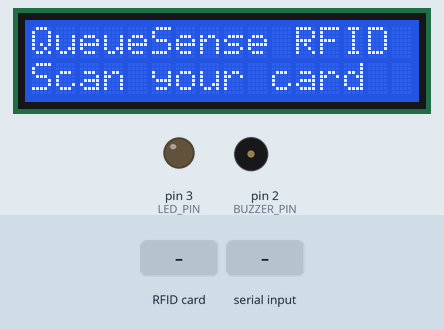
Simulated run of this sketch. Board: Arduino Uno, built with avr-gcc and run on an emulated ATmega328P. Parts: 16×2 character LCD, output pins drawn as LEDs (lit = HIGH), buzzer (waves = sounding, pin HIGH). The test bench sets the inputs (shaded band). Pins used as bus, display or sensor lines are not drawn; what the sketch prints to the serial monitor is not drawn.

Above: at 1.3 s.
1.4 s: RFID card 7B 8B F2 06 held to the reader
At 2.0 s:
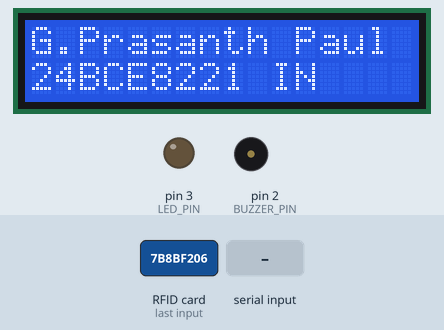
3.0 s: "BUZZER,ON\n" received over Serial
At 4.2 s:
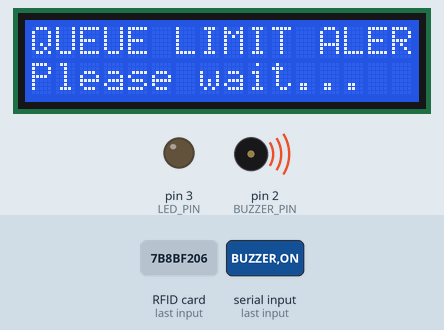
4.5 s: RFID card C1 A9 F8 68 held to the reader
At 5.7 s:
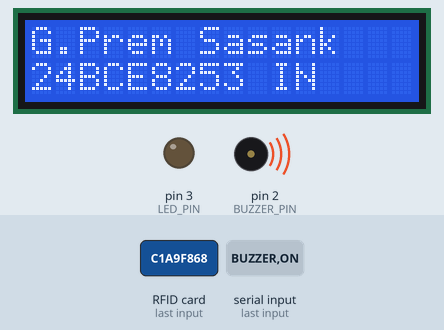
6.0 s: RFID card D1 15 77 68 held to the reader
At 6.5 s:
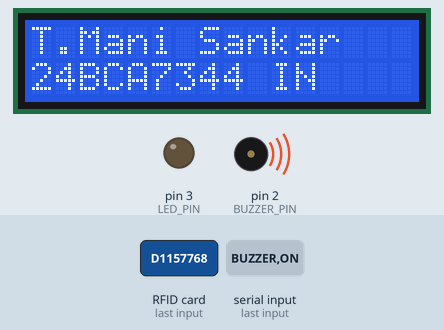
7.5 s: RFID card 5E 7A 19 C4 held to the reader
At 7.8 s:
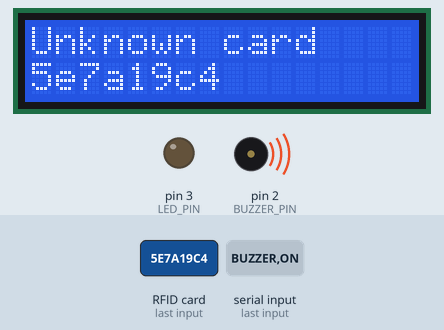
9.0 s: RFID card 7B 8B F2 06 held to the reader
At 9.4 s:
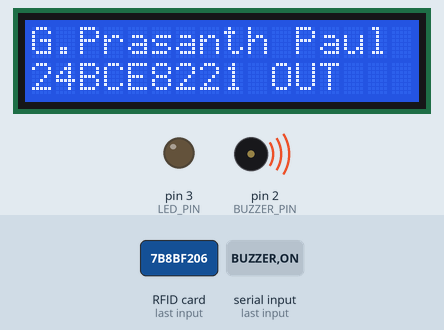
Timing chart, 0 to 11.5 s (numbered marks = the images above; inputs shaded):
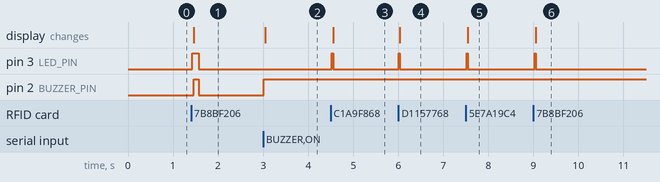

Measured:
- after the input at 1.4 s, pin 3 (LED_PIN): LOW → HIGH at once, → LOW 0.15 s later; pin 2 (BUZZER_PIN): LOW → HIGH after 0.05 s, → LOW 0.12 s later; the display: changes after 0.05 s (image 1)
- after the input at 3.0 s, pin 2 (BUZZER_PIN): LOW → HIGH at once; the display: changes at once (image 2)
- after the input at 4.5 s, pin 3 (LED_PIN): LOW → HIGH at once, → LOW 0.03 s later; the display: changes after 0.05 s (image 3)
- after the input at 6.0 s, pin 3 (LED_PIN): LOW → HIGH at once, → LOW 0.03 s later; the display: changes at once (image 4)
- after the input at 7.5 s, pin 3 (LED_PIN): LOW → HIGH at once, → LOW 0.02 s later; the display: changes at once (image 5)
- after the input at 9.0 s, pin 3 (LED_PIN): LOW → HIGH at once, → LOW 0.03 s later; the display: changes after 0.06 s (image 6)

The sketch:

QueueSense_RFID.ino
```cpp
/*
 * QueueSense – Smart Queue Intelligence System
 * Arduino Uno Firmware: RFID Attendance & Hardware Queue Alarm
 *
 * Hardware Wiring:
 * ----------------
 * RC522 RFID Reader:
 *   - VCC    -> 3.3V (Do NOT connect to 5V!)
 *   - RST    -> Pin 9
 *   - GND    -> GND
 *   - MISO   -> Pin 12
 *   - MOSI   -> Pin 11
 *   - SCK    -> Pin 13
 *   - SDA/SS -> Pin 10
 *
 * I2C 16x2 LCD (PCF8574):
 *   - VCC    -> 5V
 *   - GND    -> GND
 *   - SDA    -> A4 (or dedicated SDA pin)
 *   - SCL    -> A5 (or dedicated SCL pin)
 *   * Note: Default I2C address is 0x27 (or 0x3F). If blank, adjust the contrast trimmer potentiometer.
 *
 * Actuators & Indicators:
 *   - Buzzer (+) -> Pin 2 (Active buzzer, GND to Arduino GND)
 *   - LED (+)    -> Pin 3 (through 220-330 ohm resistor to GND)
 *
 * Serial Protocol (9600 Baud):
 * ----------------------------
 * Arduino -> Python:
 *   QUEUESENSE_READY
 *   RFID,<card_uid>,<roll_number>,<student_name>,ENTRY
 *   RFID,<card_uid>,<roll_number>,<student_name>,EXIT
 *   RFID,<card_uid>,,Unknown,UNKNOWN
 *
 * Python -> Arduino:
 *   BUZZER,ON   (Queue limit exceeded -> continuous buzzer + LCD alert)
 *   BUZZER,OFF  (All queues normal -> buzzer off + LCD idle screen)
 */

#include <SPI.h>
#include <MFRC522.h>
#include <Wire.h>
#include <LiquidCrystal_I2C.h>

#define SS_PIN 10
#define RST_PIN 9
#define BUZZER_PIN 2
#define LED_PIN 3

MFRC522 rfid(SS_PIN, RST_PIN);
LiquidCrystal_I2C lcd(0x27, 16, 2); // If blank, verify address (often 0x3F) and contrast trimmer.

struct Student {
  const char* uid;
  const char* roll;
  const char* name;
  bool inside;
};

Student students[] = {
  {"7b8bf206", "24BCE8221", "G.Prasanth Paul", false},
  {"c1a9f868", "24BCE8253", "G.Prem Sasank", false},
  {"d1157768", "24BCA7344", "T.Mani Sankar", false},
  {"c1784968", "24BCE8263", "D.Dinesh", false},
  {"c189f968", "24BCA7285", "Pardha", false},
  {"d1b3d568", "24BES7016", "G.Aditya", false}
};
const int STUDENT_COUNT = sizeof(students) / sizeof(students[0]);

bool queueAlarm = false;
unsigned long lastCardMs = 0;
String lastUID = "";

String uidString() {
  String s = "";
  for (byte i = 0; i < rfid.uid.size; i++) {
    if (rfid.uid.uidByte[i] < 0x10) s += "0";
    s += String(rfid.uid.uidByte[i], HEX);
  }
  s.toLowerCase();
  return s;
}

void beep(unsigned int ms) {
  if (!queueAlarm) {
    digitalWrite(BUZZER_PIN, HIGH);
    delay(ms);
    digitalWrite(BUZZER_PIN, LOW);
  }
}

void setAlarm(bool on) {
  queueAlarm = on;
  digitalWrite(BUZZER_PIN, on ? HIGH : LOW);
  if (on) {
    lcd.clear();
    lcd.setCursor(0, 0);
    lcd.print("QUEUE LIMIT ALERT");
    lcd.setCursor(0, 1);
    lcd.print("Please wait...");
  }
}

void setup() {
  Serial.begin(9600);
  SPI.begin();
  rfid.PCD_Init();
  Wire.begin();
  lcd.init();
  lcd.backlight();

  pinMode(BUZZER_PIN, OUTPUT);
  pinMode(LED_PIN, OUTPUT);
  digitalWrite(BUZZER_PIN, LOW);
  digitalWrite(LED_PIN, LOW);

  lcd.setCursor(0, 0);
  lcd.print("QueueSense RFID");
  lcd.setCursor(0, 1);
  lcd.print("Scan your card");

  Serial.println("QUEUESENSE_READY");
}

void loop() {
  // 1. Process incoming commands from Python (Flask QueueSense bridge)
  while (Serial.available()) {
    String cmd = Serial.readStringUntil('\n');
    cmd.trim();
    if (cmd == "BUZZER,ON") {
      setAlarm(true);
    } else if (cmd == "BUZZER,OFF") {
      setAlarm(false);
      lcd.clear();
      lcd.setCursor(0, 0);
      lcd.print("QueueSense RFID");
      lcd.setCursor(0, 1);
      lcd.print("Scan your card");
    }
  }

  // 2. Check for RFID card presence
  if (!rfid.PICC_IsNewCardPresent() || !rfid.PICC_ReadCardSerial()) {
    return;
  }

  String uid = uidString();
  unsigned long now = millis();

  // 1500 ms debounce for the same card
  if (uid == lastUID && (now - lastCardMs < 1500)) {
    rfid.PICC_HaltA();
    rfid.PCD_StopCrypto1();
    return;
  }
  lastUID = uid;
  lastCardMs = now;

  // 3. Search student in registered list
  int found = -1;
  for (int i = 0; i < STUDENT_COUNT; i++) {
    String expected = students[i].uid;
    expected.toLowerCase();
    if (uid == expected) {
      found = i;
      break;
    }
  }

  digitalWrite(LED_PIN, HIGH);

  if (found >= 0) {
    Student &s = students[found];
    s.inside = !s.inside; // Toggle ENTRY / EXIT state
    const char* event = s.inside ? "ENTRY" : "EXIT";

    // Transmit CSV line over Serial to Python
    Serial.print("RFID,");
    Serial.print(uid);
    Serial.print(',');
    Serial.print(s.roll);
    Serial.print(',');
    Serial.print(s.name);
    Serial.print(',');
    Serial.println(event);

    // Display on LCD
    lcd.clear();
    lcd.setCursor(0, 0);
    lcd.print(s.name);
    lcd.setCursor(0, 1);
    lcd.print(s.roll);
    lcd.print(s.inside ? " IN" : " OUT");

    beep(120);
  } else {
    // Unregistered card
    Serial.print("RFID,");
    Serial.print(uid);
    Serial.println(",,Unknown,UNKNOWN");

    lcd.clear();
    lcd.setCursor(0, 0);
    lcd.print("Unknown card");
    lcd.setCursor(0, 1);
    lcd.print(uid.substring(0, 16));

    beep(500);
  }

  digitalWrite(LED_PIN, LOW);
  rfid.PICC_HaltA();
  rfid.PCD_StopCrypto1();
}
```
